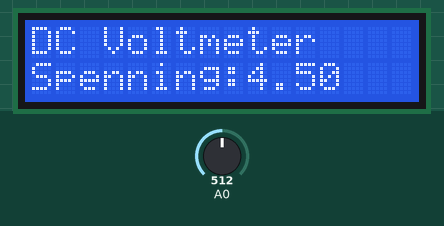
Bench run of a sketch on a simulated Arduino Uno, built with avr-gcc and run on an emulated ATmega328P. Parts: 16×2 character LCD. The test bench sets the inputs (shaded band); at power-on: A0 = 512.

Above: at 4.2 s.
4.3 s: A0 set to 716
At 7.1 s:
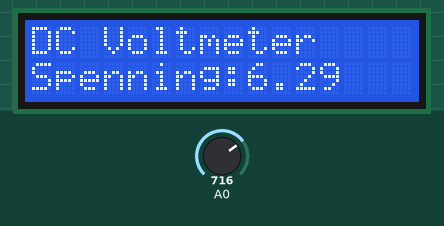
10.5 s: A0 set to 900
At 13.3 s:
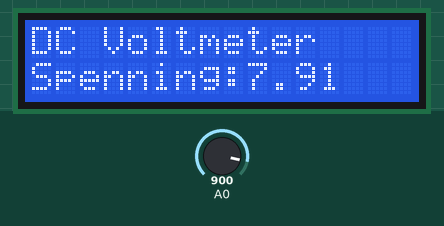
16.5 s: A0 set to 1023
At 19.5 s:
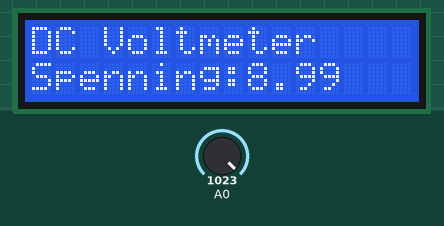
Timing chart, 0 to 21.0 s (numbered marks = the images above; inputs shaded):
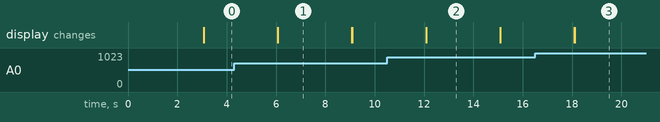

Measured:
- after the input at 4.3 s, the display: first differs from a run without the input after 1.8 s (image 1)
- after the input at 10.5 s, the display: first differs from a run without the input after 1.6 s (image 2)
- after the input at 16.5 s, the display: first differs from a run without the input after 1.6 s (image 3)
- what the display in image 1 shows lasts 3.0 s, from 6.1 s to 9.1 s

The sketch:

voltmeter_digsys_prosjekt1__1_.ino
```cpp
#include <LiquidCrystal.h>                     //Dette er biblioteket vi bruker til å bruke lcd-panelet.
LiquidCrystal lcd(2, 3, 4, 5, 6, 7);
float vout = 0.0;
float vin = 0.0;
float R1 = 4000.0; // reisistor av R1 på 4K
float R2 = 5000.0; // resistor av R2  på 5K
int value = 0;

// det over er kun til parameterere


void setup() {
  Serial.begin(9600);                       //Forteller arduinoen at den skal starte
  pinMode(A0, INPUT);              //"aktiverer" en input
  lcd.begin(16, 2);
  lcd.setCursor(2, 0);
  lcd.print("DC VOLTMETER AV ");                // Skal komme opp at dette er et DC volt-meter
  lcd.setCursor(0, 1);
  lcd.print("-B,T,S,Z-");                     //initalene vårt skal komme opp, for å vise alle gruppe medlemmene (altsa Biraveen,Tommy,Shoaib og Zishan)
  delay(3000);
  lcd.clear();                                //Tømmer LCD-skjermen og plasserer markøren i øvre venstre hjørne.

}
void loop() {
  lcd.print("DC Voltmeter");
  value = analogRead(A0);                   //leser verdien av en analog pin
  vout = (value * 5) / 1024.0;              // beregninger for V_ut ((((det som går til analog input). her ganges value med 5 fordi pga forsynningspenningen, juster om den er over eller under. deretter deler vi med 1024.0(ADC-verdi). denne er koblet til analogpinnen))))
  vin = vout / (R2 / (R1 + R2));            // beregninger for V_inn


  lcd.setCursor(0, 1);
  lcd.print("Spenning:");               //skriver ut "Volt/Spenning:"

  lcd.print(vin);                          // skriver ut hvor mye spenningen er på

  delay(3000);                            // en liten delay på 3 sec
  lcd.clear();                           //Tømmer LCD-skjermen og plasserer markøren i øvre venstre hjørne.
}
```
